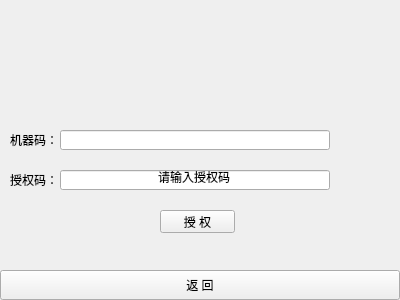
<?xml version="1.0" encoding="UTF-8"?>
<ui version="4.0">
 <class>Registration</class>
 <widget class="QWidget" name="Registration">
  <property name="geometry">
   <rect>
    <x>0</x>
    <y>0</y>
    <width>400</width>
    <height>300</height>
   </rect>
  </property>
  <property name="sizePolicy">
   <sizepolicy hsizetype="Fixed" vsizetype="Fixed">
    <horstretch>0</horstretch>
    <verstretch>0</verstretch>
   </sizepolicy>
  </property>
  <property name="windowTitle">
   <string>Form</string>
  </property>
  <widget class="QLabel" name="label">
   <property name="geometry">
    <rect>
     <x>10</x>
     <y>170</y>
     <width>50</width>
     <height>20</height>
    </rect>
   </property>
   <property name="text">
    <string>授权码：</string>
   </property>
  </widget>
  <widget class="QLineEdit" name="AccreditCode_LineEdit">
   <property name="geometry">
    <rect>
     <x>60</x>
     <y>170</y>
     <width>270</width>
     <height>20</height>
    </rect>
   </property>
   <property name="text">
    <string>请输入授权码</string>
   </property>
   <property name="alignment">
    <set>Qt::AlignCenter</set>
   </property>
  </widget>
  <widget class="QLineEdit" name="MachineCode_LineEdit">
   <property name="geometry">
    <rect>
     <x>60</x>
     <y>130</y>
     <width>270</width>
     <height>20</height>
    </rect>
   </property>
   <property name="toolTip">
    <string>请将该机器码发给软件供应商以获取授权码</string>
   </property>
   <property name="alignment">
    <set>Qt::AlignCenter</set>
   </property>
   <property name="readOnly">
    <bool>true</bool>
   </property>
  </widget>
  <widget class="QLabel" name="label_2">
   <property name="geometry">
    <rect>
     <x>10</x>
     <y>130</y>
     <width>50</width>
     <height>20</height>
    </rect>
   </property>
   <property name="text">
    <string>机器码：</string>
   </property>
  </widget>
  <widget class="QLabel" name="state_Label">
   <property name="geometry">
    <rect>
     <x>340</x>
     <y>170</y>
     <width>20</width>
     <height>20</height>
    </rect>
   </property>
   <property name="text">
    <string/>
   </property>
  </widget>
  <widget class="QPushButton" name="BtnTurnBack">
   <property name="geometry">
    <rect>
     <x>0</x>
     <y>270</y>
     <width>400</width>
     <height>30</height>
    </rect>
   </property>
   <property name="text">
    <string>返 回</string>
   </property>
  </widget>
  <widget class="QPushButton" name="Btn_Accredit">
   <property name="geometry">
    <rect>
     <x>160</x>
     <y>210</y>
     <width>75</width>
     <height>23</height>
    </rect>
   </property>
   <property name="text">
    <string>授 权</string>
   </property>
  </widget>
 </widget>
 <resources/>
 <connections/>
</ui>
